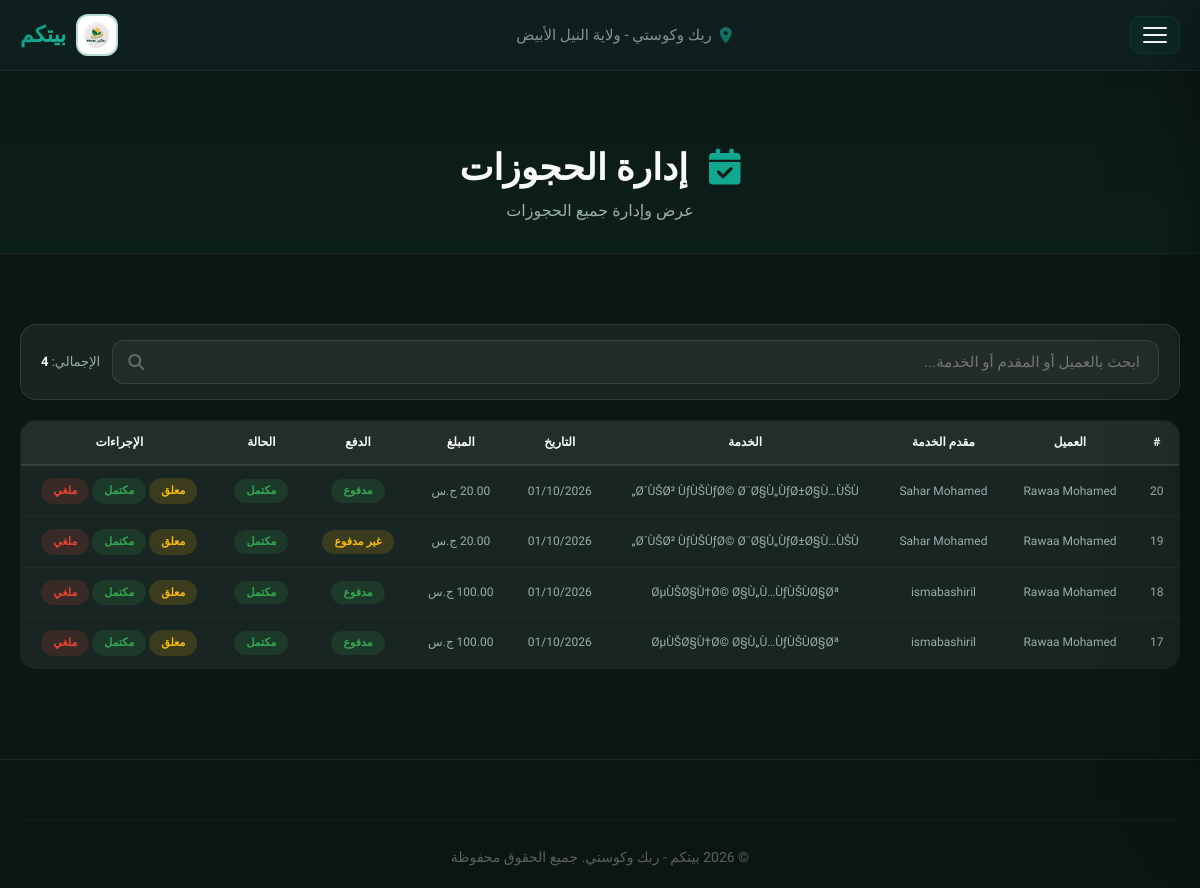
Page /admin_bookings.php (signed in) on the committed database.
### tables this page shows
CREATE TABLE `bookings` (
  `id` int(11) NOT NULL auto_increment,
  `user_id` int(11) NOT NULL,
  `service_id` int(11) NOT NULL,
  `quantity` int(11) NOT NULL default '1',
  `total_price` decimal(10,2) default NULL,
  `booking_date` date NOT NULL,
  `booking_time` time NOT NULL,
  `address` text NOT NULL,
  `city` varchar(50) default NULL,
  `notes` text,
  `status` enum('pending','assigned','in_progress','completed','cancelled') default 'pending',
  `completion_comment` text,
  `payment_status` enum('pending','paid','failed') default 'pending',
  `created_at` timestamp NOT NULL default CURRENT_TIMESTAMP,
  PRIMARY KEY  (`id`),
  KEY `user_id` (`user_id`),
  KEY `service_id` (`service_id`)
);

CREATE TABLE `users` (
  `id` int(11) NOT NULL auto_increment,
  `name` varchar(100) NOT NULL,
  `username` varchar(50) NOT NULL,
  `email` varchar(100) NOT NULL,
  `phone` varchar(20) NOT NULL,
  `region` varchar(100) NOT NULL,
  `city` varchar(50) default NULL,
  `age` int(11) NOT NULL,
  `service_type` varchar(50) NOT NULL,
  `password` varchar(255) NOT NULL,
  `user_type` enum('admin','provider','receiver') default 'provider',
  `admin_role` enum('super_admin','main','providers','clients','reviews') default NULL,
  `manager_role` varchar(50) default NULL,
  `is_approved` enum('pending','approved','rejected') default 'pending',
  `profile_image` varchar(255) default NULL,
  `national_id_image` varchar(255) default NULL,
  `certificate_image` varchar(255) default NULL,
  `working_area` varchar(255) default NULL,
  `created_at` timestamp NOT NULL default CURRENT_TIMESTAMP,
  `is_banned` tinyint(1) NOT NULL default '0',
  `welcome_shown` tinyint(1) NOT NULL default '0',
  PRIMARY KEY  (`id`),
  UNIQUE KEY `username` (`username`),
  UNIQUE KEY `email` (`email`),
  KEY `idx_is_approved` (`is_approved`),
  KEY `idx_user_type` (`user_type`)
);

CREATE TABLE `services` (
  `id` int(11) NOT NULL auto_increment,
  `provider_id` int(11) NOT NULL,
  `name` varchar(100) NOT NULL,
  `description` text,
  `price` decimal(10,2) NOT NULL,
  `allow_quantity` tinyint(1) NOT NULL default '0',
  `max_quantity` int(11) default NULL,
  `category` varchar(50) default NULL,
  `icon` varchar(50) default 'fa-tools',
  `badge` varchar(50) default NULL,
  `image` varchar(255) default NULL,
  `status` enum('active','inactive') default 'active',
  `created_at` timestamp NOT NULL default CURRENT_TIMESTAMP,
  PRIMARY KEY  (`id`),
  KEY `provider_id` (`provider_id`)
);

### admin_bookings.php (the view, shortened to what this page needs)
<?php
require_once 'config.php';
$stmt = $pdo->query("
    SELECT b.*,
           s.name as service_name, s.price,
           u.name as client_name, u.phone as client_phone,
           p.name as provider_name
    FROM bookings b
    JOIN services s ON b.service_id = s.id
    JOIN users u ON b.user_id = u.id
    JOIN users p ON s.provider_id = p.id
    ORDER BY b.created_at DESC
");
$bookings = $stmt->fetchAll();
?>
<!DOCTYPE html>
<html lang="ar" dir="rtl">
<head>
    <link rel="stylesheet" href="https://cdnjs.cloudflare.com/ajax/libs/font-awesome/6.5.0/css/all.min.css">
    <link href="https://unpkg.com/aos@2.3.1/dist/aos.css" rel="stylesheet">
</head>
<body>
    <header id="mainHeader">
        <div class="container header-inner">
            <div class="logo">
                <img src="uploads/sh.png" alt="بيتكم">
                <span>بيتكم</span>
            </div>
            <div class="header-center">
                <i class="fas fa-map-marker-alt"></i>
                <span>ربك وكوستي - ولاية النيل الأبيض</span>
            </div>
            <button class="hamburger" id="hamburgerBtn"><span></span><span></span><span></span></button>
        </div>
    </header>
    <div class="page-header">
        <div class="container">
            <h1 data-aos="fade-up"><i class="fas fa-calendar-check"></i> إدارة الحجوزات</h1>
            <p data-aos="fade-up" data-aos-delay="100">عرض وإدارة جميع الحجوزات</p>
        </div>
    </div>
    <section>
        <div class="container">
            <div class="admin-search-bar" data-aos="fade-up">
                <div class="search-wrapper">
                    <i class="fas fa-search"></i>
                    <input type="text" id="bookingSearch" placeholder="ابحث بالعميل أو المقدم أو الخدمة..." oninput="filterBookings()">
                </div>
                <div class="count-info">
                    الإجمالي: <strong style="color:var(--text-white);" id="bookingCount"><?php echo count($bookings); ?></strong>
                </div>
            </div>
            <div class="table-responsive" data-aos="fade-up">
                <table>
                    <thead>
                        <tr>
                            <th>#</th>
                            <th>العميل</th>
                            <th>مقدم الخدمة</th>
                            <th>الخدمة</th>
                            <th>التاريخ</th>
                            <th>المبلغ</th>
                            <th>الدفع</th>
                            <th>الحالة</th>
                            <th>الإجراءات</th>
                        </tr>
                    </thead>
                    <tbody id="bookingsTable">
                        <?php if (count($bookings) == 0): ?>
                            <tr><td colspan="9" style="text-align:center; padding:30px;">لا توجد حجوزات</td></tr>
                        <?php else: ?>
                            <?php foreach ($bookings as $b): ?>
                                <tr data-search="<?php echo strtolower(htmlspecialchars($b['client_name'] . ' ' . $b['provider_name'] . ' ' . $b['service_name'])); ?>">
                                    <td><?php echo $b['id']; ?></td>
                                    <td><?php echo htmlspecialchars($b['client_name']); ?></td>
                                    <td><?php echo htmlspecialchars($b['provider_name']); ?></td>
                                    <td><?php echo htmlspecialchars($b['service_name']); ?></td>
                                    <td><?php echo date('d/m/Y', strtotime($b['booking_date'])); ?></td>
                                    <td><?php echo number_format($b['price'], 2); ?> ج.س</td>
                                    <td>
                                        <span class="badge-payment badge-<?php echo $b['payment_status'] == 'paid' ? 'paid' : ($b['payment_status'] == 'failed' ? 'failed' : 'pending-payment'); ?>">
                                            <?php
                                                $pl = array('pending'=>'غير مدفوع', 'paid'=>'مدفوع', 'failed'=>'فشل');
                                                echo isset($pl[$b['payment_status']]) ? $pl[$b['payment_status']] : $b['payment_status'];
                                            ?>
                                        </span>
                                    </td>
                                    <td>
                                        <span class="badge-status badge-<?php echo $b['status']; ?>">
                                            <?php
                                                $sl = array('pending'=>'معلق', 'assigned'=>'مقبول', 'in_progress'=>'قيد التنفيذ', 'completed'=>'مكتمل', 'cancelled'=>'ملغي');
                                                echo isset($sl[$b['status']]) ? $sl[$b['status']] : $b['status'];
                                            ?>
                                        </span>
                                    </td>
                                    <td>
                                        <div style="display:flex; gap:3px; flex-wrap:wrap; justify-content:center;">
                                            <a href="?action=pending&id=<?php echo $b['id']; ?>" class="btn-sm warning" onclick="return confirm('تغيير إلى معلق؟')">معلق</a>
                                            <a href="?action=completed&id=<?php echo $b['id']; ?>" class="btn-sm success" onclick="return confirm('تغيير إلى مكتمل؟')">مكتمل</a>
                                            <a href="?action=cancelled&id=<?php echo $b['id']; ?>" class="btn-sm danger" onclick="return confirm('تغيير إلى ملغي؟')">ملغي</a>
                                        </div>
                                    </td>
                                </tr>
                            <?php endforeach; ?>
                        <?php endif; ?>
                    </tbody>
                </table>
            </div>
        </div>
    </section>
    <footer>
        <div class="container">
            <div class="footer-grid">
                <div class="copyright">© 2026 بيتكم - ربك وكوستي. جميع الحقوق محفوظة</div>
            </div>
        </div>
    </footer>
</body>
</html>

### rows in the picture
bookings: id "20", user.name "Rawaa Mohamed", users.name "Sahar Mohamed", service.name "Ø´ÙŠØ² ÙƒÙŠÙƒØ© Ø¨Ø§Ù„ÙƒØ±Ø§Ù…ÙŠÙ„", booking_date "01/10/2026", payment_status "مدفوع", status "مكتمل"
bookings: id "19", user.name "Rawaa Mohamed", users.name "Sahar Mohamed", service.name "Ø´ÙŠØ² ÙƒÙŠÙƒØ© Ø¨Ø§Ù„ÙƒØ±Ø§Ù…ÙŠÙ„", booking_date "01/10/2026", payment_status "غير مدفوع", status "مكتمل"
bookings: id "18", user.name "Rawaa Mohamed", users.name "ismabashiril", service.name "ØµÙŠØ§Ù†Ø© Ø§Ù„Ù…ÙƒÙŠÙØ§Øª", booking_date "01/10/2026", service.price "100.00", payment_status "مدفوع", status "مكتمل"
bookings: id "17", user.name "Rawaa Mohamed", users.name "ismabashiril", service.name "ØµÙŠØ§Ù†Ø© Ø§Ù„Ù…ÙƒÙŠÙØ§Øª", booking_date "01/10/2026", service.price "100.00", payment_status "مدفوع", status "مكتمل"

### other values in the picture
count($bookings) "4"
